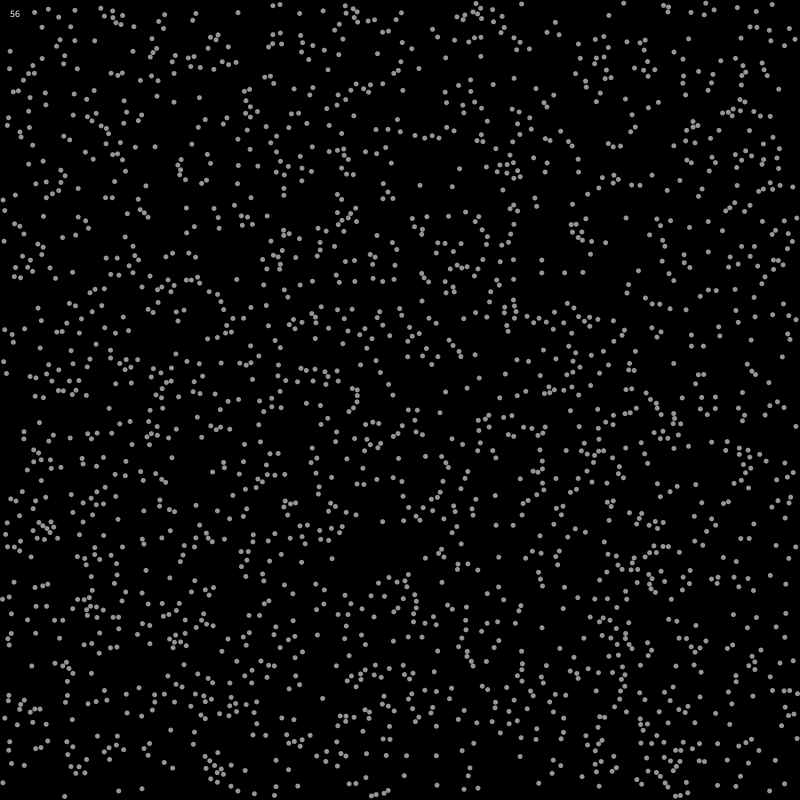
Frame 1 (no input)
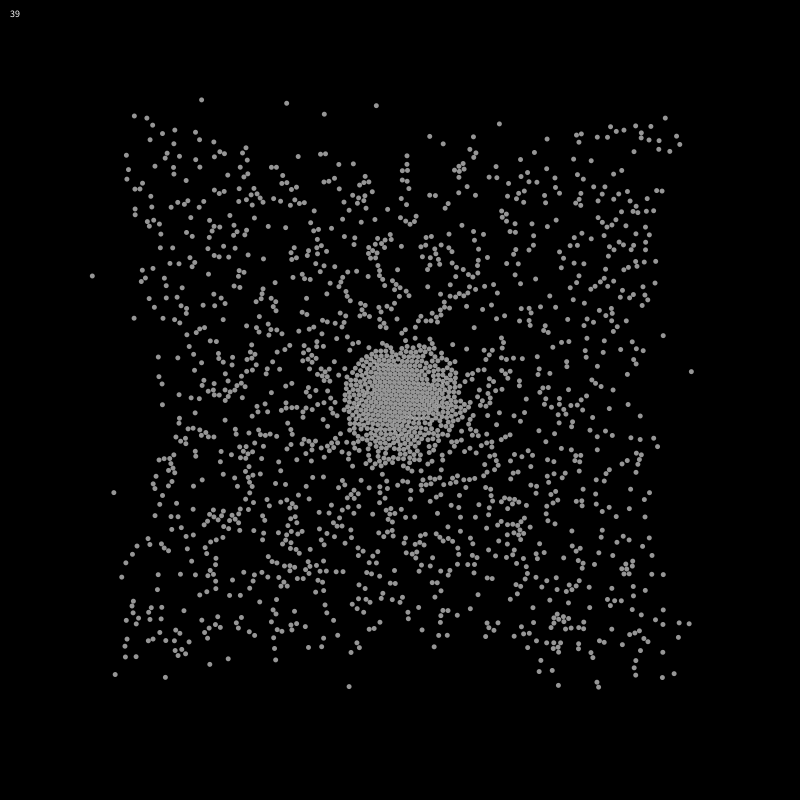
Frame 60 (the mouse pressed at the canvas centre just before this capture)
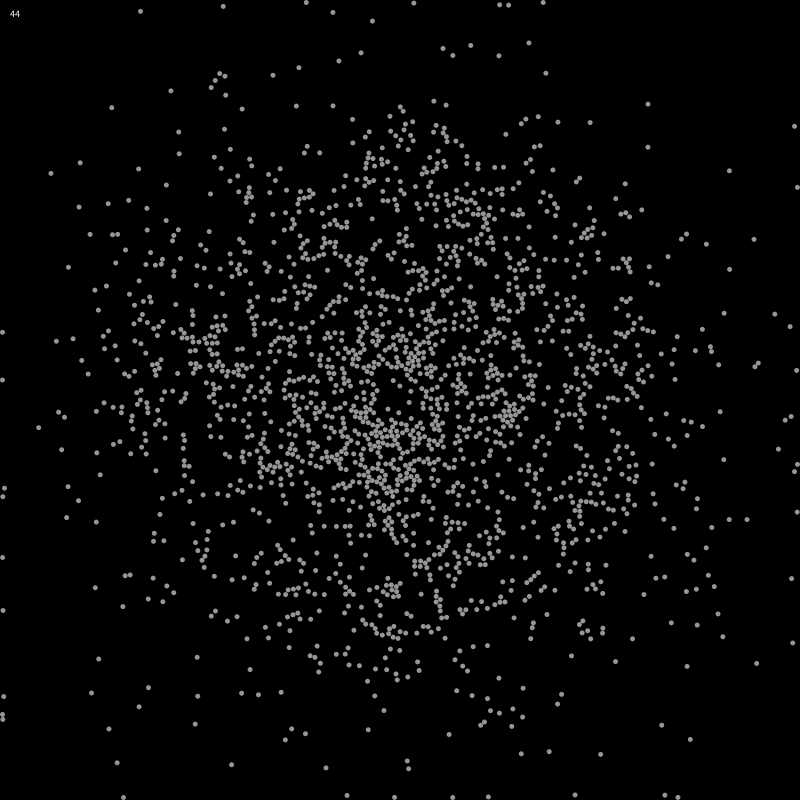
Frame 120 (the mouse held since frame 60 and released just before this capture)

The Processing sketch that drew these frames (run headless with seeded random() and noise(); from frame 60 on, the mouse is pressed at the canvas centre):

// Processing sketch: sketch_160625a
// ── sketch_160625a.pde
Verlet v;
float taille;

void setup() {
  size(800,800);
  smooth();
  taille = 5;
  float bordw = 0;
  float bordh = 0;
  v = new Verlet(bordw,bordh,width-bordw,height-bordh,taille*sqrt(2));
  reset();
}

void keyPressed() {
  if(key==' ') reset();
  if(key=='g') {
    v.GRAVITE = 0.1; v.ATTRACTION = 0.0;
  }
  if(key=='a') {
    v.ATTRACTION = 0.1; v.GRAVITE = 0.0;
  }
}

void reset() {
  v.clear();
  for(int i=0;i<2000;i++) {
    v.addCercle(taille*0.5);
  }
}

void draw() {
  background(0);
  //
  v.update();
  //
  stroke(255);
  strokeWeight(1);
  textSize(10);
  textAlign(CENTER,CENTER);
  for(int i=0;i<v.nForme;i++) {
    if(v.formeType[i] == v.CER) {
      noStroke();
      fill(255,150);
      ellipseMode(CENTER);
      ellipse(v.x[v.forme[i][0]],v.y[v.forme[i][0]],v.formeR[i]*2,v.formeR[i]*2);
    } else if(v.formeType[i] == v.POL) {
      fill(255,150);
      noStroke();
      beginShape();
      for(int j=0;j<v.forme[i].length;j++) {
        vertex(v.x[v.forme[i][j]],v.y[v.forme[i][j]]);
      }
      endShape(CLOSE);
    }
  }
  //
  fill(255);
  textSize(10);
  textAlign(LEFT,TOP);
  text(round(frameRate),10,10);
  //
}
public class Verlet {
  
  private float PRECISION = 0.000000001;
  
  private int CER = 0;
  private int POL = 1;
  private float FREIN = 0.99;
  private float GRAVITE = 0.0;
  private float ATTRACTION = 0.1;
  private float REPULSION = -1.0;
  private float MOUSEDSQ = 1000;
  
  private int nSom;
  private float[] x;
  private float[] y;
  private float[] px;
  private float[] py;
  private float[] ax;
  private float[] ay;
  
  private int nSeg;
  private int[] segA;
  private int[] segB;
  private float[] d;
  private float[] dSq;
  
  private int nForme;
  private int[] formeType;
  private int[][] forme;
  private float[] formeR;
  private float[] aire;
  private float[] invM;
  
  private float xmin,xmax,ymin,ymax;
  private float res,resX,resY,w,h;
  private int nColonnes,nLignes;
  private int[][][] contenu;
  
  private int repete;
  
  private boolean debug;
  private boolean resolution;
  
  public Verlet(float _xmin,float _ymin,float _xmax,float _ymax,float _res) {
    this.clear();
    this.repete = 5;
    this.debug = false;
    this.resolution = true;
    this.xmin = _xmin;
    this.xmax = _xmax;
    this.ymin = _ymin;
    this.ymax = _ymax;
    this.res = _res;
    this.w = this.xmax - this.xmin;
    this.h = this.ymax - this.ymin;
    this.nColonnes = floor(this.w/this.res);
    this.nLignes = floor(this.h/this.res);
    this.resX = this.w/this.nColonnes;
    this.resY = this.h/this.nLignes;
  }
  
  public void clear() {
    this.nSom = 0;
    this.x = new float[0];
    this.y = new float[0];
    this.px = new float[0];
    this.py = new float[0];
    this.ax = new float[0];
    this.ay = new float[0];
    this.nSeg = 0;
    this.segA = new int[0];
    this.segB = new int[0];
    this.d = new float[0];
    this.dSq = new float[0];
    this.nForme = 0;
    this.formeType = new int[0];
    this.forme = new int[0][0];
    this.formeR = new float[0];
    this.aire = new float[0];
    this.invM = new float[0];
  }
  
  void addSommet(float _x,float _y) {
    this.nSom ++;
    this.x = (float[])append(this.x,_x);
    this.y = (float[])append(this.y,_y);
    this.px = (float[])append(this.px,_x);
    this.py = (float[])append(this.py,_y);
    this.ax = (float[])append(this.ax,0.0);
    this.ay = (float[])append(this.ay,0.0);
  }
  
  void addSegment(int _a,int _b,float _d) {
    this.nSeg ++;
    this.segA = (int[])append(this.segA,_a);
    this.segB = (int[])append(this.segB,_b);
    this.d = (float[])append(this.d,_d);
    this.dSq = (float[])append(this.dSq,_d*_d);
  }
  
  void addCercle(float _r) {
    this.addCercle(random(this.xmin+_r,this.xmax-_r),random(this.ymin+_r,this.ymax-_r),_r);
  }
  
  void addCercle(float _x, float _y,float _r) {
    this.nForme ++;
    this.formeType = (int[])append(this.formeType,this.CER);
    this.forme = (int[][])append(this.forme,new int[1]);
    this.forme[this.nForme-1][0] = this.nSom;
    this.formeR = (float[])append(this.formeR,_r);
    this.aire = (float[])append(this.aire,PI*_r*_r);
    this.invM = (float[])append(this.invM,1/this.aire[this.aire.length-1]);
    this.addSommet(_x,_y);
  }
  
  void addTriangleEquilateral(float _d) {
    float cx = random(this.xmin,this.xmax);
    float cy = random(this.ymin,this.ymax);
    this.addTriangleEquilateral(cx,cy,_d);
  }
  
  void addTriangleEquilateral(float _x,float _y,float _d) {
    this.nForme ++;
    this.formeType = (int[])append(this.formeType,this.POL);
    this.forme = (int[][])append(this.forme,new int[3]);
    this.forme[this.nForme-1][0] = this.nSom;
    this.forme[this.nForme-1][1] = this.nSom+1;
    this.forme[this.nForme-1][2] = this.nSom+2;
    this.formeR = (float[])append(this.formeR,0.0);
    // formule de heron pour l'aire d'un triangle selon la longueur de ses cotés
    // pourrait être optimisée
    float s = 0.5*(_d+_d+_d);
    float a = sqrt(s*(s-_d)*(s-_d)*(s-_d));
    this.aire = (float[])append(this.aire,a);
    this.invM = (float[])append(this.invM,1/this.aire[this.aire.length-1]);
    this.addSommet(_x+random(-_d,_d),_y+random(-_d,_d));
    this.addSommet(_x+random(-_d,_d),_y+random(-_d,_d));
    this.addSommet(_x+random(-_d,_d),_y+random(-_d,_d));
    this.addSegment(this.nSom-3,this.nSom-2,_d);
    this.addSegment(this.nSom-2,this.nSom-1,_d);
    this.addSegment(this.nSom-1,this.nSom-3,_d);
  }
  
  void addTriangleRectangle(float _d) {
    float cx = random(this.xmin,this.xmax);
    float cy = random(this.ymin,this.ymax);
    this.addTriangleRectangle(cx,cy,_d);
  }
  
  void addTriangleRectangle(float _x,float _y,float _d) {
    this.nForme ++;
    this.formeType = (int[])append(this.formeType,this.POL);
    this.forme = (int[][])append(this.forme,new int[3]);
    this.forme[this.nForme-1][0] = this.nSom;
    this.forme[this.nForme-1][1] = this.nSom+1;
    this.forme[this.nForme-1][2] = this.nSom+2;
    this.formeR = (float[])append(this.formeR,0.0);
    // formule de heron pour l'aire d'un triangle selon la longueur de ses cotés
    // pourrait être optimisée
    float s = 0.5*(_d+_d+_d);
    float a = sqrt(s*(s-_d)*(s-_d)*(s-_d));
    this.aire = (float[])append(this.aire,a);
    this.invM = (float[])append(this.invM,1/this.aire[this.aire.length-1]);
    this.addSommet(_x+random(-_d,_d),_y+random(-_d,_d));
    this.addSommet(_x+random(-_d,_d),_y+random(-_d,_d));
    this.addSommet(_x+random(-_d,_d),_y+random(-_d,_d));
    this.addSegment(this.nSom-3,this.nSom-2,_d);
    this.addSegment(this.nSom-2,this.nSom-1,_d);
    this.addSegment(this.nSom-1,this.nSom-3,_d*sqrt(2));
  }
  
  void addCarre(float _d) {
    float cx = random(this.xmin,this.xmax);
    float cy = random(this.ymin,this.ymax);
    this.addCarre(cx,cy,_d);
  }
  
  void addCarre(float _x,float _y,float _d) {
    this.nForme ++;
    this.formeType = (int[])append(this.formeType,this.POL);
    this.forme = (int[][])append(this.forme,new int[4]);
    this.forme[this.nForme-1][0] = this.nSom;
    this.forme[this.nForme-1][1] = this.nSom+1;
    this.forme[this.nForme-1][2] = this.nSom+2;
    this.forme[this.nForme-1][3] = this.nSom+3;
    this.formeR = (float[])append(this.formeR,0.0);
    this.aire = (float[])append(this.aire,_d*_d);
    this.invM = (float[])append(this.invM,1/this.aire[this.aire.length-1]);
    this.addSommet(_x+random(-_d,_d),_y+random(-_d,_d));
    this.addSommet(_x+random(-_d,_d),_y+random(-_d,_d));
    this.addSommet(_x+random(-_d,_d),_y+random(-_d,_d));
    this.addSommet(_x+random(-_d,_d),_y+random(-_d,_d));
    this.addSegment(this.nSom-4,this.nSom-3,_d);
    this.addSegment(this.nSom-3,this.nSom-2,_d);
    this.addSegment(this.nSom-2,this.nSom-1,_d);
    this.addSegment(this.nSom-1,this.nSom-4,_d);
    this.addSegment(this.nSom-1,this.nSom-3,_d*sqrt(2));
    this.addSegment(this.nSom-2,this.nSom-4,_d*sqrt(2));
  }
  
  void addRectangle(float _w,float _h) {
    float cx = random(this.xmin,this.xmax);
    float cy = random(this.ymin,this.ymax);
    this.addRectangle(cx,cy,_w,_h);
  }
  
  void addRectangle(float _x,float _y,float _w,float _h) {
    this.nForme ++;
    this.formeType = (int[])append(this.formeType,this.POL);
    this.forme = (int[][])append(this.forme,new int[4]);
    this.forme[this.nForme-1][0] = this.nSom;
    this.forme[this.nForme-1][1] = this.nSom+1;
    this.forme[this.nForme-1][2] = this.nSom+2;
    this.forme[this.nForme-1][3] = this.nSom+3;
    this.formeR = (float[])append(this.formeR,0.0);
    this.aire = (float[])append(this.aire,_w*_h);
    this.invM = (float[])append(this.invM,1/this.aire[this.aire.length-1]);
    this.addSommet(_x+random(-_w,_w),_y+random(-_h,_h));
    this.addSommet(_x+random(-_w,_w),_y+random(-_h,_h));
    this.addSommet(_x+random(-_w,_w),_y+random(-_h,_h));
    this.addSommet(_x+random(-_w,_w),_y+random(-_h,_h));
    this.addSegment(this.nSom-4,this.nSom-3,_w);
    this.addSegment(this.nSom-3,this.nSom-2,_h);
    this.addSegment(this.nSom-2,this.nSom-1,_w);
    this.addSegment(this.nSom-1,this.nSom-4,_h);
    this.addSegment(this.nSom-1,this.nSom-3,sqrt(_w*_w+_h*_h));
    this.addSegment(this.nSom-2,this.nSom-4,sqrt(_w*_w+_h*_h));
  }
  
  void addPolygone() {
    
  }
  
  void update() {
    this.decroiser();
    this.acceleration(1.0);
    this.contrainte();
    this.inertie();
    this.contrainte();
  }
  
  private void decroiser() { // valable pour l'instant pour les carres et rectangles (polygone avec 4 sommets)
    for(int i=0;i<this.nForme;i++) {
      if(this.formeType[i] == this.CER) continue;
      if(this.forme[i].length == 3) continue;
      for(int j=0;j<this.forme[i].length;j++) {
        if(segIntersection(this.x[this.forme[i][j]],this.y[this.forme[i][j]],
                           this.x[this.forme[i][(j+1)%this.forme[i].length]],this.y[this.forme[i][(j+1)%this.forme[i].length]],
                           this.x[this.forme[i][(j+2)%this.forme[i].length]],this.y[this.forme[i][(j+2)%this.forme[i].length]],
                           this.x[this.forme[i][(j+3)%this.forme[i].length]],this.y[this.forme[i][(j+3)%this.forme[i].length]])) {
          
          float xTemp = this.x[this.forme[i][(j+1)%this.forme[i].length]];
          float yTemp = this.y[this.forme[i][(j+1)%this.forme[i].length]];
          this.px[this.forme[i][(j+1)%this.forme[i].length]] = this.x[this.forme[i][(j+2)%this.forme[i].length]];
          this.py[this.forme[i][(j+1)%this.forme[i].length]] = this.y[this.forme[i][(j+2)%this.forme[i].length]];
          this.x[this.forme[i][(j+1)%this.forme[i].length]] = this.x[this.forme[i][(j+2)%this.forme[i].length]];
          this.y[this.forme[i][(j+1)%this.forme[i].length]] = this.y[this.forme[i][(j+2)%this.forme[i].length]];
          this.px[this.forme[i][(j+2)%this.forme[i].length]] = xTemp;
          this.py[this.forme[i][(j+2)%this.forme[i].length]] = yTemp;
          this.x[this.forme[i][(j+2)%this.forme[i].length]] = xTemp;
          this.y[this.forme[i][(j+2)%this.forme[i].length]] = yTemp;
        }
      }
    }
  }
  
  private void acceleration(float timeStep) { // forces, gravité etc.
    for(int i=0;i<this.nForme;i++) {
      // force gravité
      for(int j=0;j<this.forme[i].length;j++) {
        this.ay[this.forme[i][j]] += this.GRAVITE;//* this.invM[i];
      }
      // force attraction centre
      for(int j=0;j<this.forme[i].length;j++) {
        float dx = (this.xmin+this.xmax)*0.5 - this.x[this.forme[i][j]];
        float dy = (this.ymin+this.ymax)*0.5 - this.y[this.forme[i][j]];
        float d = sqrt(dx*dx+dy*dy);
        dx /= d;
        dy /= d;
        this.ax[this.forme[i][j]] += dx * this.ATTRACTION;
        this.ay[this.forme[i][j]] += dy * this.ATTRACTION;
      }
      // force repulsion souris
      for(int j=0;j<this.forme[i].length;j++) {
        float dx = mouseX - this.x[this.forme[i][j]];
        float dy = mouseY - this.y[this.forme[i][j]];
        float dSq = (dx*dx+dy*dy);
        if(dSq<this.MOUSEDSQ) {
          float d = sqrt(dSq);
          dx /= d;
          dy /= d;
          this.ax[this.forme[i][j]] += dx * this.REPULSION;
          this.ay[this.forme[i][j]] += dy * this.REPULSION;
        }
      }
      // accelerer
      for(int j=0;j<this.forme[i].length;j++) {
        this.x[this.forme[i][j]] += this.ax[this.forme[i][j]] * timeStep * timeStep;
        this.y[this.forme[i][j]] += this.ay[this.forme[i][j]] * timeStep * timeStep;
      }
      // reset acceleration = 0
      for(int j=0;j<this.forme[i].length;j++) {
        this.ax[this.forme[i][j]] = 0.0;
        this.ay[this.forme[i][j]] = 0.0;
      }
    }
  }
  
  private void inertie() { //
    for(int i=0;i<this.nSom;i++) {
      float newx = this.x[i] + ( this.x[i] - this.px[i] ) * this.FREIN;
      float newy = this.y[i] + ( this.y[i] - this.py[i] ) * this.FREIN;
      this.px[i] = this.x[i];
      this.py[i] = this.y[i];
      this.x[i] = newx;
      this.y[i] = newy;
    }
  }
  
  private void contrainte() { // segment, collision, cadre
    for(int r=0;r<this.repete;r++) {
      // segments
      float dx,dy,distSq,dist,rapport;
      for(int i=0;i<this.nSeg;i++) {
        dx = this.x[this.segB[i]] - this.x[this.segA[i]];
        dy = this.y[this.segB[i]] - this.y[this.segA[i]];
        distSq = dx*dx+dy*dy;
        if(abs(distSq-this.dSq[i])<this.PRECISION) continue;
        dist = sqrt(distSq);
        if(dist<this.PRECISION) {
          dist = this.PRECISION;
        }
        rapport = this.d[i]/dist - 1;
        dx = dx*rapport*0.5;
        dy = dy*rapport*0.5;
        this.x[this.segA[i]] -= dx;
        this.y[this.segA[i]] -= dy;
        this.x[this.segB[i]] += dx;
        this.y[this.segB[i]] += dy;
      }
      // grille
      this.contenu   = new int[this.nColonnes][this.nLignes][0];
      for(int i=0;i<this.forme.length;i++) {
        if(this.formeType[i] == this.CER) {
          int nC = floor(this.x[this.forme[i][0]]/this.resX);
          int nL = floor(this.y[this.forme[i][0]]/this.resY);
          nC = constrain(nC,0,this.nColonnes-1);
          nL = constrain(nL,0,this.nLignes-1);
          this.contenu[nC][nL] = (int[])append(this.contenu[nC][nL],i);
        }
        if(this.formeType[i] == this.POL) {
          float cx = 0.0;
          float cy = 0.0;
          for(int j=0;j<this.forme[i].length;j++) {
            cx += this.x[this.forme[i][j]];
            cy += this.y[this.forme[i][j]];
          }
          cx /= this.forme[i].length;
          cy /= this.forme[i].length;
          int nC = floor(cx/this.resX);
          int nL = floor(cy/this.resY);
          nC = constrain(nC,0,this.nColonnes-1);
          nL = constrain(nL,0,this.nLignes-1);
          this.contenu[nC][nL] = (int[])append(this.contenu[nC][nL],i);
        }
      }
      // collision
      for(int hx=0;hx<this.nColonnes;hx++) {
        for(int hy=0;hy<this.nLignes;hy++) {
          for(int i=0;i<this.contenu[hx][hy].length;i++) {
            if(i<this.contenu[hx][hy].length-1) {
              for(int j=i+1;j<this.contenu[hx][hy].length;j++) {
                this.collision(this.contenu[hx][hy][i],this.contenu[hx][hy][j]);
              }
            }
            for(int k=0;k<2;k++) {
              if(hx+k<0||hx+k>=this.nColonnes) continue;
              for(int l=-1;l<2;l++) {
                if(hy+l<0||hy+l>=this.nLignes||k==0&&l==-1||k==0&&l==0) continue;
                for(int m=0;m<this.contenu[hx+k][hy+l].length;m++) {
                  this.collision(this.contenu[hx][hy][i],this.contenu[hx+k][hy+l][m]);
                }
              }
            }
          }
        }
      }
      // cadre
      for(int i=0;i<this.nForme;i++) {
        if(this.formeType[i] == this.CER) {
          if(this.x[this.forme[i][0]] < this.xmin+this.formeR[i]) {
            this.x[this.forme[i][0]] = this.xmin+this.formeR[i];
          } else if(this.x[this.forme[i][0]] > this.xmax-this.formeR[i]) {
            this.x[this.forme[i][0]] = this.xmax-this.formeR[i];
          }
          if(this.y[this.forme[i][0]] < this.ymin+this.formeR[i]) {
            this.y[this.forme[i][0]] = this.ymin+this.formeR[i];
          } else if(this.y[this.forme[i][0]] > this.ymax-this.formeR[i]) {
            this.y[this.forme[i][0]] = this.ymax-this.formeR[i];
          }
        } else if(this.formeType[i] == this.POL) {
          for(int j=0;j<this.forme[i].length;j++) {
            if(this.x[this.forme[i][j]] < this.xmin) {
              this.x[this.forme[i][j]] = this.xmin;
            } else if(this.x[this.forme[i][j]] > this.xmax) {
              this.x[this.forme[i][j]] = this.xmax;
            }
            if(this.y[this.forme[i][j]] < this.ymin) {
              this.y[this.forme[i][j]] = this.ymin;
            } else if(this.y[this.forme[i][j]] > this.ymax) {
              this.y[this.forme[i][j]] = this.ymax;
            }
          }
        }
      }
    }
  }
  
  private void collision(int _a,int _b) {
    if( this.formeType[_a] == this.CER && this.formeType[_b] == this.CER ) {
      this.collisionCercleCercle(_a,_b);
    }
    if( this.formeType[_a] == this.CER && this.formeType[_b] == this.POL) {
      this.collisionCerclePolygone(_a,_b);
    }
    if( this.formeType[_a] == this.POL && this.formeType[_b] == this.CER) {
      this.collisionCerclePolygone(_b,_a);
    }
    if( this.formeType[_a] == this.POL && this.formeType[_b] == this.POL ) {
      this.collisionPolygonePolygone(_a,_b);
    }
  }
  
  private void collisionCercleCercle(int _a,int _b) {
    float dx,dy,distSq,dist,rr,rrSq,rapport;
    int a = this.forme[_a][0];
    int b = this.forme[_b][0];
    dx = this.x[b] - this.x[a];
    dy = this.y[b] - this.y[a];
    distSq = dx*dx+dy*dy;
    rr = this.formeR[_a] + this.formeR[_b];
    rrSq = rr*rr;
    if(distSq>rrSq-this.PRECISION) return;
    dist = sqrt(distSq);
    if(dist<this.PRECISION) {
      dist = this.PRECISION;
    }
    rapport = rr/dist - 1;
    dx = dx*rapport*0.5;
    dy = dy*rapport*0.5;
    // option affichage des infos
    if(this.debug) {
      stroke(255,0,0);
      strokeWeight(2);
      noFill();
      line(this.x[this.forme[_a][0]],
           this.y[this.forme[_a][0]],
           this.x[this.forme[_a][0]]-dx,
           this.y[this.forme[_a][0]]-dy
          );
      line(this.x[this.forme[_b][0]],
           this.y[this.forme[_b][0]],
           this.x[this.forme[_b][0]]+dx,
           this.y[this.forme[_b][0]]+dy
          );
    }
    // deplacement
    if(resolution) {
      this.x[a] -= dx;
      this.y[a] -= dy;
      this.x[b] += dx;
      this.y[b] += dy;
    }
  }
  
  private void collisionCerclePolygone(int c,int p) {
    // test AABB
    float cxmin = this.x[this.forme[c][0]]-this.formeR[c];
    float cxmax = this.x[this.forme[c][0]]+this.formeR[c];
    float cymin = this.y[this.forme[c][0]]-this.formeR[c];
    float cymax = this.y[this.forme[c][0]]+this.formeR[c];
    float pxmin = this.x[this.forme[p][0]];
    float pxmax = this.x[this.forme[p][0]];
    float pymin = this.y[this.forme[p][0]];
    float pymax = this.y[this.forme[p][0]];
    for(int i=1;i<this.forme[p].length;i++) {
      if(this.x[this.forme[p][i]]<pxmin) pxmin = this.x[this.forme[p][i]];
      if(this.x[this.forme[p][i]]>pxmax) pxmax = this.x[this.forme[p][i]];
      if(this.y[this.forme[p][i]]<pymin) pymin = this.y[this.forme[p][i]];
      if(this.y[this.forme[p][i]]>pymax) pymax = this.y[this.forme[p][i]];
    }
    if(cxmin>pxmax||cxmax<pxmin||cymin>pymax||cymax<pymin) {
      return;
    }
    // SAT + regions
    //
    float airec = this.aire[c];
    float airep = this.getAire(this.forme[p]);
    float dist;
    float nx,ny; // composantes des normales
    float nx0,nx1,ny0,ny1; // extremites des normales
    float proj;
    int collNId = -1; // id de la normale
    float collNX = 0.0; // composantes de la normale de la collision
    float collNY = 0.0; // composantes de la normale de la collision
    float colldx = 0.0;
    float colldy = 0.0;
//    float profondeurMin = Float.MAX_VALUE;
    float profondeurMin = 100000000;
    float rapport = 1.0;
    int region = -1;
    float dx,dy,distSq,r,rSq;
    //
    //
    // projection sur p
    for(int i=0;i<this.forme[p].length;i++) {
      // region
      proj = projSommetDroiteCoef(this.x[this.forme[p][i]],this.y[this.forme[p][i]],
                                  this.x[this.forme[p][(i+1)%this.forme[p].length]],this.y[this.forme[p][(i+1)%this.forme[p].length]],
                                  this.x[this.forme[c][0]],this.y[this.forme[c][0]]);
      if(i==0 && proj<this.PRECISION) {
        proj = projSommetDroiteCoef(this.x[this.forme[p][i]],this.y[this.forme[p][i]],
                                    this.x[this.forme[p][(i-1+this.forme[p].length)%this.forme[p].length]],this.y[this.forme[p][(i-1+this.forme[p].length)%this.forme[p].length]],
                                    this.x[this.forme[c][0]],this.y[this.forme[c][0]]);
        if(proj<this.PRECISION) {
          region = 0;
        }
      } else if(proj>1-this.PRECISION) {
        proj = projSommetDroiteCoef(this.x[this.forme[p][(i+1)%this.forme[p].length]],this.y[this.forme[p][(i+1)%this.forme[p].length]],
                                    this.x[this.forme[p][(i+2)%this.forme[p].length]],this.y[this.forme[p][(i+2)%this.forme[p].length]],
                                    this.x[this.forme[c][0]],this.y[this.forme[c][0]]);
        if(proj<this.PRECISION) {
          region = (i+1)%this.forme[p].length;
        }
      }
      // resolution region
      if(region != -1) {
        dx = this.x[this.forme[p][region]] - this.x[this.forme[c][0]];
        dy = this.y[this.forme[p][region]] - this.y[this.forme[c][0]];
        distSq = dx*dx+dy*dy;
        r = this.formeR[c];
        rSq = r*r;
        if(distSq>rSq-this.PRECISION) return;
        dist = sqrt(distSq);
        if(dist<this.PRECISION) {
          dist = this.PRECISION;
        }
        rapport = r/dist - 1;
        dx = dx*rapport*0.5;
        dy = dy*rapport*0.5;
        // option affichage des infos
        if(this.debug) {
          stroke(255,0,0);
          strokeWeight(2);
          noFill();
          line(this.x[this.forme[c][0]],
               this.y[this.forme[c][0]],
               this.x[this.forme[c][0]]-dx,
               this.y[this.forme[c][0]]-dy
              );
          line(this.x[this.forme[p][region]],
               this.y[this.forme[p][region]],
               this.x[this.forme[p][region]]+dx,
               this.y[this.forme[p][region]]+dy
              );
        }
        // deplacement
        if(this.resolution) {
          this.x[this.forme[c][0]] -= dx;
          this.y[this.forme[c][0]] -= dy;
          this.x[this.forme[p][region]] += dx;
          this.y[this.forme[p][region]] += dy;
        }
        //
        return;
      }
      // sinon SAT
      // déterminer les normales
      nx0 = this.x[this.forme[p][i]];
      ny0 = this.y[this.forme[p][i]];
      if(airep>0) { // normale gauche
        nx = this.y[this.forme[p][(i+1)%this.forme[p].length]] - this.y[this.forme[p][i]];
        ny = - ( this.x[this.forme[p][(i+1)%this.forme[p].length]] - this.x[this.forme[p][i]] );
      } else { // normale droite
        nx = - ( this.y[this.forme[p][(i+1)%this.forme[p].length]] - this.y[this.forme[p][i]] );
        ny = this.x[this.forme[p][(i+1)%this.forme[p].length]] - this.x[this.forme[p][i]];
      }
      dist = sqrt(nx*nx+ny*ny);
      nx /= dist;
      ny /= dist;
      nx1 = nx0+nx;
      ny1 = ny0+ny;
      // projection de la forme c
      proj = projSommetDroiteCoef(nx0,ny0,
                                  nx1,ny1,
                                  this.x[this.forme[c][0]],this.y[this.forme[c][0]]);
      if(proj>this.formeR[c]-this.PRECISION) {
        return;
      } else {
        if(abs(proj-this.formeR[c])<profondeurMin) {
          collNId = i;
          collNX = nx;
          collNY = ny;
          profondeurMin = abs(proj-this.formeR[c]);
        }
      }
    }
    // resolution SAT
    if(collNId>-1) {
      colldx = collNX*profondeurMin*0.5;
      colldy = collNY*profondeurMin*0.5;
      // ponderation le long du coté support de normale
      proj = projSommetDroiteCoef(this.x[this.forme[p][collNId]],this.y[this.forme[p][collNId]],
                                  this.x[this.forme[p][(collNId+1)%this.forme[p].length]],this.y[this.forme[p][(collNId+1)%this.forme[p].length]],
                                  this.x[this.forme[c][0]],this.y[this.forme[c][0]]);
      float coefa=1.0;
      float coefb=1.0;
      if(proj<this.PRECISION) {
        coefa = 1.0;
        coefb = 0.0;
      } else if(proj>1-this.PRECISION) {
        coefa = 0.0;
        coefb = 1.0;
      } else {
        coefa = 1-proj;
        coefb = proj;
      }
      // ponderation selon les aires
      float rapport1 = 1.0;
      float rapport2 = 1.0;
      /*
      if(abs(airep)<abs(airec)) {
        rapport = abs(airep)/abs(airec);
        rapport1 = 2-rapport;
        rapport2 = rapport;
      } else {
        rapport = abs(airec)/abs(airep);
        rapport1 = rapport;
        rapport2 = 2-rapport;
      }
      */
      // option affichage des infos
      if(this.debug) {
        stroke(255,0,0);
        strokeWeight(2);
        noFill();
        line((this.x[this.forme[p][collNId]]+this.x[this.forme[p][(collNId+1)%this.forme[p].length]])*0.5,
             (this.y[this.forme[p][collNId]]+this.y[this.forme[p][(collNId+1)%this.forme[p].length]])*0.5,
             (this.x[this.forme[p][collNId]]+this.x[this.forme[p][(collNId+1)%this.forme[p].length]])*0.5+colldx*2,
             (this.y[this.forme[p][collNId]]+this.y[this.forme[p][(collNId+1)%this.forme[p].length]])*0.5+colldy*2
            );
      }
      // deplacement
      if(this.resolution) {
        this.x[this.forme[p][collNId]] -= colldx * rapport1 * coefa;
        this.y[this.forme[p][collNId]] -= colldy * rapport1 * coefa;
        this.x[this.forme[p][(collNId+1)%this.forme[p].length]] -= colldx * rapport1 * coefb;
        this.y[this.forme[p][(collNId+1)%this.forme[p].length]] -= colldy * rapport1 * coefb;
        this.x[this.forme[c][0]] += colldx * rapport2;
        this.y[this.forme[c][0]] += colldy * rapport2;
      }
    }
  }
  
  private void collisionPolygonePolygone(int a,int b) {
    // test AABB
    float axmin = this.x[this.forme[a][0]];
    float axmax = this.x[this.forme[a][0]];
    float aymin = this.y[this.forme[a][0]];
    float aymax = this.y[this.forme[a][0]];
    float bxmin = this.x[this.forme[b][0]];
    float bxmax = this.x[this.forme[b][0]];
    float bymin = this.y[this.forme[b][0]];
    float bymax = this.y[this.forme[b][0]];
    for(int i=1;i<this.forme[a].length;i++) {
      if(this.x[this.forme[a][i]]<axmin) axmin = this.x[this.forme[a][i]];
      if(this.x[this.forme[a][i]]>axmax) axmax = this.x[this.forme[a][i]];
      if(this.y[this.forme[a][i]]<aymin) aymin = this.y[this.forme[a][i]];
      if(this.y[this.forme[a][i]]>aymax) aymax = this.y[this.forme[a][i]];
    }
    for(int i=1;i<this.forme[b].length;i++) {
      if(this.x[this.forme[b][i]]<bxmin) bxmin = this.x[this.forme[b][i]];
      if(this.x[this.forme[b][i]]>bxmax) bxmax = this.x[this.forme[b][i]];
      if(this.y[this.forme[b][i]]<bymin) bymin = this.y[this.forme[b][i]];
      if(this.y[this.forme[b][i]]>bymax) bymax = this.y[this.forme[b][i]];
    }
    if(axmin>bxmax||axmax<bxmin||aymin>bymax||aymax<bymin) {
      return;
    }
    // SAT
    //
    float airea,aireb;
    float dist;
    float nx,ny; // composantes des normales
    float nx0,nx1,ny0,ny1; // extremites des normales
    float p1min,p1max,p2min,p2max,proj;
    int collPId1 = -1; // polygone support de normale
    int collPId2 = -1; // autre polygone
    int collNId = -1; // id de la normale
    float collNX = 0.0; // composantes de la normale de la collision
    float collNY = 0.0; // composantes de la normale de la collision
    int sMinId = -1; // id du sommet le plus profond de l'autre polygone dans tous les cas
    int collSId = -1; // id du sommet le plus profond de l'autre polygone en cas de collision
    float colldx = 0.0;
    float colldy = 0.0;
//    float profondeurMin = Float.MAX_VALUE;
    float profondeurMin = 100000000;
    //
    // projection sur les normales de a
    airea = this.getAire(this.forme[a]);
    for(int i=0;i<this.forme[a].length;i++) {
      // déterminer les normales
      nx0 = this.x[this.forme[a][i]];
      ny0 = this.y[this.forme[a][i]];
      if(airea>0) { // normale gauche
        nx = this.y[this.forme[a][(i+1)%this.forme[a].length]] - this.y[this.forme[a][i]];
        ny = - ( this.x[this.forme[a][(i+1)%this.forme[a].length]] - this.x[this.forme[a][i]] );
      } else { // normale droite
        nx = - ( this.y[this.forme[a][(i+1)%this.forme[a].length]] - this.y[this.forme[a][i]] );
        ny = this.x[this.forme[a][(i+1)%this.forme[a].length]] - this.x[this.forme[a][i]];
      }
      dist = sqrt(nx*nx+ny*ny);
      nx /= dist;
      ny /= dist;
      nx1 = nx0+nx;
      ny1 = ny0+ny;
      // projection de la forme a
      p1min = 0;
      p1max = 0;
      for(int j=1;j<this.forme[a].length;j++) {
        proj = projSommetDroiteCoef(nx0,ny0,
                                    nx1,ny1,
                                    this.x[this.forme[a][(i+j)%this.forme[a].length]],this.y[this.forme[a][(i+j)%this.forme[a].length]]);
        if(proj<p1min) p1min = proj;
        if(proj>p1max) p1max = proj;
      }
      // projection de la forme b
      proj = projSommetDroiteCoef(nx0,ny0,
                                  nx1,ny1,
                                  this.x[this.forme[b][0]],this.y[this.forme[b][0]]);
      p2min = proj;
      p2max = proj;
      sMinId = 0;
      for(int j=1;j<this.forme[b].length;j++) {
        proj = projSommetDroiteCoef(nx0,ny0,
                                    nx1,ny1,
                                    this.x[this.forme[b][j]],this.y[this.forme[b][j]]);
        if(proj<p2min) {
          p2min = proj;
          sMinId = j;
        }
        if(proj>p2max) p2max = proj;
      }
      // test de collision
      if(p2min>-this.PRECISION||p2max<p1min+this.PRECISION) {
        return;
      } else {
        if(abs(p2min)<profondeurMin) {
          profondeurMin = abs(p2min);
          collPId1 = a;
          collPId2 = b;
          collNId = i;
          collNX = nx;
          collNY = ny;
          collSId = sMinId;
        }
      }
    }
    // projection sur les normales de b
    aireb = this.getAire(this.forme[b]);
    for(int i=0;i<this.forme[b].length;i++) {
      // déterminer les normales
      nx0 = this.x[this.forme[b][i]];
      ny0 = this.y[this.forme[b][i]];
      if(aireb>0) { // normale gauche
        nx = this.y[this.forme[b][(i+1)%this.forme[b].length]] - this.y[this.forme[b][i]];
        ny = - ( this.x[this.forme[b][(i+1)%this.forme[b].length]] - this.x[this.forme[b][i]] );
      } else { // normale droite
        nx = - ( this.y[this.forme[b][(i+1)%this.forme[b].length]] - this.y[this.forme[b][i]] );
        ny = this.x[this.forme[b][(i+1)%this.forme[b].length]] - this.x[this.forme[b][i]];
      }
      dist = sqrt(nx*nx+ny*ny);
      nx /= dist;
      ny /= dist;
      nx1 = nx0+nx;
      ny1 = ny0+ny;
      //
      // projection de la forme b
      p2min = 0;
      p2max = 0;
      for(int j=1;j<this.forme[b].length;j++) {
        proj = projSommetDroiteCoef(nx0,ny0,
                                    nx1,ny1,
                                    this.x[this.forme[b][(i+j)%this.forme[b].length]],this.y[this.forme[b][(i+j)%this.forme[b].length]]);
        if(proj<p2min) p2min = proj;
        if(proj>p2max) p2max = proj;
      }
      // projection de la forme a
      proj = projSommetDroiteCoef(nx0,ny0,
                                  nx1,ny1,
                                  this.x[this.forme[a][0]],this.y[this.forme[a][0]]);
      sMinId = 0;
      p1min = proj;
      p1max = proj;
      for(int j=1;j<this.forme[a].length;j++) {
        proj = projSommetDroiteCoef(nx0,ny0,
                                    nx1,ny1,
                                    this.x[this.forme[a][j]],this.y[this.forme[a][j]]);
        if(proj<p1min) {
          p1min = proj;
          sMinId = j;
        }
        if(proj>p1max) p1max = proj;
      }
      // test de collision
      if(p1min>-this.PRECISION||p1max<p2min+this.PRECISION) {
        return;
      } else {
        if(abs(p1min)<profondeurMin) {
          profondeurMin = abs(p1min);
          collPId1 = b;
          collPId2 = a;
          collNId = i;
          collNX = nx;
          collNY = ny;
          collSId = sMinId;
        }
      }
    }
    //
    // resolution de la collision
    //
    // s'il y a eu un problème.... il faut encore vérifier... normalement il devrait y avoir collision...
     if(collPId1 == -1 || collPId2 == -1 || collNId == -1 || collSId == -1) {
       //println("collision > problème SAT poly/poly");
       return;
     }
    // profondeur
    colldx = collNX*profondeurMin*0.5;
    colldy = collNY*profondeurMin*0.5;
    // ponderation le long du coté support de normale
    proj = projSommetDroiteCoef(this.x[this.forme[collPId1][collNId]],this.y[this.forme[collPId1][collNId]],
                                this.x[this.forme[collPId1][(collNId+1)%this.forme[collPId1].length]],this.y[this.forme[collPId1][(collNId+1)%this.forme[collPId1].length]],
                                this.x[this.forme[collPId2][collSId]],this.y[this.forme[collPId2][collSId]]);
    float coefa=1.0;
    float coefb=1.0;
    if(proj<this.PRECISION) {
      coefa = 1.0;
      coefb = 0.0;
    } else if(proj>1-this.PRECISION) {
      coefa = 0.0;
      coefb = 1.0;
    } else {
      coefa = 1-proj;
      coefb = proj;
    }
    // ponderation selon les aires
    float rapport = 1.0;
    float rapport1 = 1.0;
    float rapport2 = 1.0;
    /*
    if(collPId1 == a) {
      if(abs(airea)<abs(aireb)) {
        rapport = abs(airea)/abs(aireb);
        rapport1 = 2-rapport;
        rapport2 = rapport;
      } else {
        rapport = abs(aireb)/abs(airea);
        rapport1 = rapport;
        rapport2 = 2-rapport;
      }
    } else if(collPId1 == b) {
      if(abs(airea)<abs(aireb)) {
        rapport = abs(airea)/abs(aireb);
        rapport1 = rapport;
        rapport2 = 2-rapport;
      } else {
        rapport = abs(aireb)/abs(airea);
        rapport1 = 2-rapport;
        rapport2 = rapport;
      }
    }
    */
    // option affichage des infos
    if(this.debug) {
      stroke(255,0,0);
      strokeWeight(2);
      noFill();
      ellipseMode(CENTER);
      ellipse(this.x[this.forme[collPId2][collSId]],this.y[this.forme[collPId2][collSId]],5,5);
      line((this.x[this.forme[collPId1][collNId]]+this.x[this.forme[collPId1][(collNId+1)%this.forme[collPId1].length]])*0.5,
           (this.y[this.forme[collPId1][collNId]]+this.y[this.forme[collPId1][(collNId+1)%this.forme[collPId1].length]])*0.5,
           (this.x[this.forme[collPId1][collNId]]+this.x[this.forme[collPId1][(collNId+1)%this.forme[collPId1].length]])*0.5+colldx*2,
           (this.y[this.forme[collPId1][collNId]]+this.y[this.forme[collPId1][(collNId+1)%this.forme[collPId1].length]])*0.5+colldy*2
          );
    }
    // deplacement
    if(this.resolution) {
      this.x[this.forme[collPId1][collNId]] -= colldx * rapport1 * coefa;
      this.y[this.forme[collPId1][collNId]] -= colldy * rapport1 * coefa;
      this.x[this.forme[collPId1][(collNId+1)%this.forme[collPId1].length]] -= colldx * rapport1 * coefb;
      this.y[this.forme[collPId1][(collNId+1)%this.forme[collPId1].length]] -= colldy * rapport1 * coefb;
      this.x[this.forme[collPId2][collSId]] += colldx * rapport2;
      this.y[this.forme[collPId2][collSId]] += colldy * rapport2;
    }
  }
  
  private float projSommetDroiteCoef(float x1, float y1,float x2, float y2,float x3,float y3) {
    return ((x3-x1)*(x2-x1)+(y3-y1)*(y2-y1))/((x2-x1)*(x2-x1)+(y2-y1)*(y2-y1));
  }
  
  private float getAire(int[] s) {
    int i,j;
    float aire = 0.0;
    for (i=0;i<s.length;i++) {
      j = (i+1)%s.length;
      aire += this.x[s[i]]*this.y[s[j]];
      aire -= this.y[s[i]]*this.x[s[j]];
    }
    return aire * 0.5;
  }
  
  private boolean segIntersection(float x1,float y1,float x2,float y2,float x3,float y3,float x4,float y4) {
    float bx = x2 - x1;
    float by = y2 - y1;
    float dx = x4 - x3;
    float dy = y4 - y3;
    float b_dot_d_perp = bx * dy - by * dx;
    if(b_dot_d_perp == 0) {
      return false;
    }
    float cx = x3 - x1;
    float cy = y3 - y1;
    float t = (cx * dy - cy * dx) / b_dot_d_perp;
    if(t < 0 || t > 1) {
      return false;
    }
    float u = (cx * by - cy * bx) / b_dot_d_perp;
    if(u < 0 || u > 1) { 
      return false;
    }
    return true;
  }
  
}
